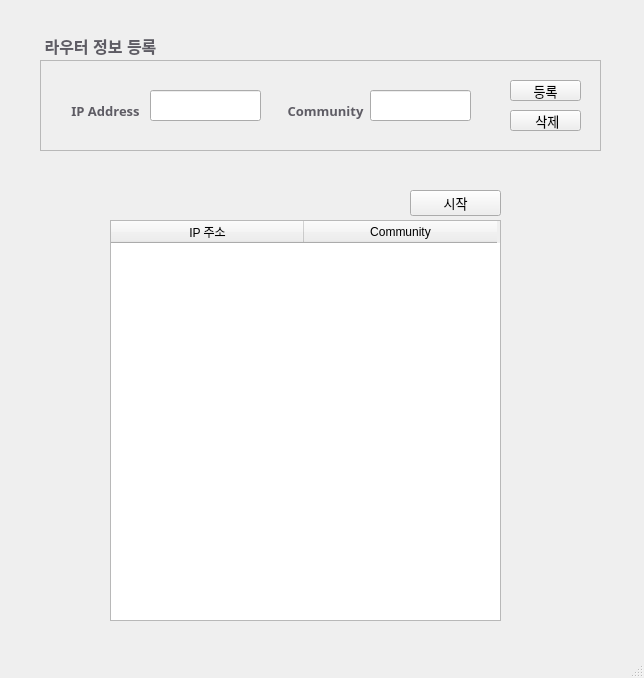
<?xml version="1.0" encoding="UTF-8"?>
<ui version="4.0">
 <class>RegisterDeviceWindow</class>
 <widget class="QMainWindow" name="RegisterDeviceWindow">
  <property name="enabled">
   <bool>true</bool>
  </property>
  <property name="geometry">
   <rect>
    <x>0</x>
    <y>0</y>
    <width>644</width>
    <height>678</height>
   </rect>
  </property>
  <property name="windowTitle">
   <string>장비정보등록</string>
  </property>
  <widget class="QWidget" name="centralwidget">
   <widget class="QPushButton" name="registDeviceText">
    <property name="geometry">
     <rect>
      <x>40</x>
      <y>30</y>
      <width>121</width>
      <height>31</height>
     </rect>
    </property>
    <property name="font">
     <font>
      <family>Cantarell</family>
      <pointsize>12</pointsize>
      <bold>true</bold>
     </font>
    </property>
    <property name="styleSheet">
     <string notr="true">color:rgb(94, 92, 100);
border:none;</string>
    </property>
    <property name="text">
     <string>라우터 정보 등록</string>
    </property>
   </widget>
   <widget class="QFrame" name="frame">
    <property name="geometry">
     <rect>
      <x>40</x>
      <y>60</y>
      <width>561</width>
      <height>91</height>
     </rect>
    </property>
    <property name="frameShape">
     <enum>QFrame::Shape::StyledPanel</enum>
    </property>
    <property name="frameShadow">
     <enum>QFrame::Shadow::Raised</enum>
    </property>
    <widget class="QPushButton" name="registIPAddressText">
     <property name="geometry">
      <rect>
       <x>20</x>
       <y>30</y>
       <width>91</width>
       <height>41</height>
      </rect>
     </property>
     <property name="font">
      <font>
       <family>Cantarell Light</family>
       <pointsize>10</pointsize>
       <bold>true</bold>
      </font>
     </property>
     <property name="styleSheet">
      <string notr="true">color:rgb(94, 92, 100);
border:none;</string>
     </property>
     <property name="text">
      <string>IP Address</string>
     </property>
    </widget>
    <widget class="QLineEdit" name="registIPAddress">
     <property name="geometry">
      <rect>
       <x>110</x>
       <y>30</y>
       <width>111</width>
       <height>31</height>
      </rect>
     </property>
    </widget>
    <widget class="QPushButton" name="registCommunityText">
     <property name="geometry">
      <rect>
       <x>240</x>
       <y>30</y>
       <width>91</width>
       <height>41</height>
      </rect>
     </property>
     <property name="font">
      <font>
       <family>Cantarell Light</family>
       <pointsize>10</pointsize>
       <bold>true</bold>
      </font>
     </property>
     <property name="styleSheet">
      <string notr="true">color:rgb(94, 92, 100);
border:none;</string>
     </property>
     <property name="text">
      <string>Community</string>
     </property>
    </widget>
    <widget class="QLineEdit" name="registCommunity">
     <property name="geometry">
      <rect>
       <x>330</x>
       <y>30</y>
       <width>101</width>
       <height>31</height>
      </rect>
     </property>
    </widget>
    <widget class="QPushButton" name="registPushButton">
     <property name="geometry">
      <rect>
       <x>470</x>
       <y>20</y>
       <width>71</width>
       <height>21</height>
      </rect>
     </property>
     <property name="font">
      <font>
       <pointsize>10</pointsize>
      </font>
     </property>
     <property name="text">
      <string>등록</string>
     </property>
    </widget>
    <widget class="QPushButton" name="deletePushButton">
     <property name="geometry">
      <rect>
       <x>470</x>
       <y>50</y>
       <width>71</width>
       <height>21</height>
      </rect>
     </property>
     <property name="font">
      <font>
       <pointsize>10</pointsize>
      </font>
     </property>
     <property name="text">
      <string> 삭제</string>
     </property>
    </widget>
   </widget>
   <widget class="QTableWidget" name="routerListTable">
    <property name="geometry">
     <rect>
      <x>110</x>
      <y>220</y>
      <width>391</width>
      <height>401</height>
     </rect>
    </property>
    <property name="font">
     <font>
      <pointsize>9</pointsize>
     </font>
    </property>
    <property name="verticalScrollBarPolicy">
     <enum>Qt::ScrollBarPolicy::ScrollBarAlwaysOff</enum>
    </property>
    <property name="horizontalScrollBarPolicy">
     <enum>Qt::ScrollBarPolicy::ScrollBarAlwaysOff</enum>
    </property>
    <property name="editTriggers">
     <set>QAbstractItemView::EditTrigger::NoEditTriggers</set>
    </property>
    <property name="selectionMode">
     <enum>QAbstractItemView::SelectionMode::SingleSelection</enum>
    </property>
    <property name="selectionBehavior">
     <enum>QAbstractItemView::SelectionBehavior::SelectRows</enum>
    </property>
    <attribute name="horizontalHeaderDefaultSectionSize">
     <number>193</number>
    </attribute>
    <attribute name="verticalHeaderVisible">
     <bool>false</bool>
    </attribute>
    <column>
     <property name="text">
      <string>IP 주소</string>
     </property>
     <property name="font">
      <font>
       <pointsize>9</pointsize>
      </font>
     </property>
    </column>
    <column>
     <property name="text">
      <string>Community</string>
     </property>
     <property name="font">
      <font>
       <pointsize>9</pointsize>
      </font>
     </property>
    </column>
   </widget>
   <widget class="QPushButton" name="startPushButton">
    <property name="geometry">
     <rect>
      <x>410</x>
      <y>190</y>
      <width>91</width>
      <height>26</height>
     </rect>
    </property>
    <property name="font">
     <font>
      <pointsize>10</pointsize>
     </font>
    </property>
    <property name="text">
     <string>시작</string>
    </property>
   </widget>
  </widget>
  <widget class="QMenuBar" name="menubar">
   <property name="geometry">
    <rect>
     <x>0</x>
     <y>0</y>
     <width>644</width>
     <height>23</height>
    </rect>
   </property>
  </widget>
  <widget class="QStatusBar" name="statusbar"/>
 </widget>
 <resources/>
 <connections/>
</ui>
